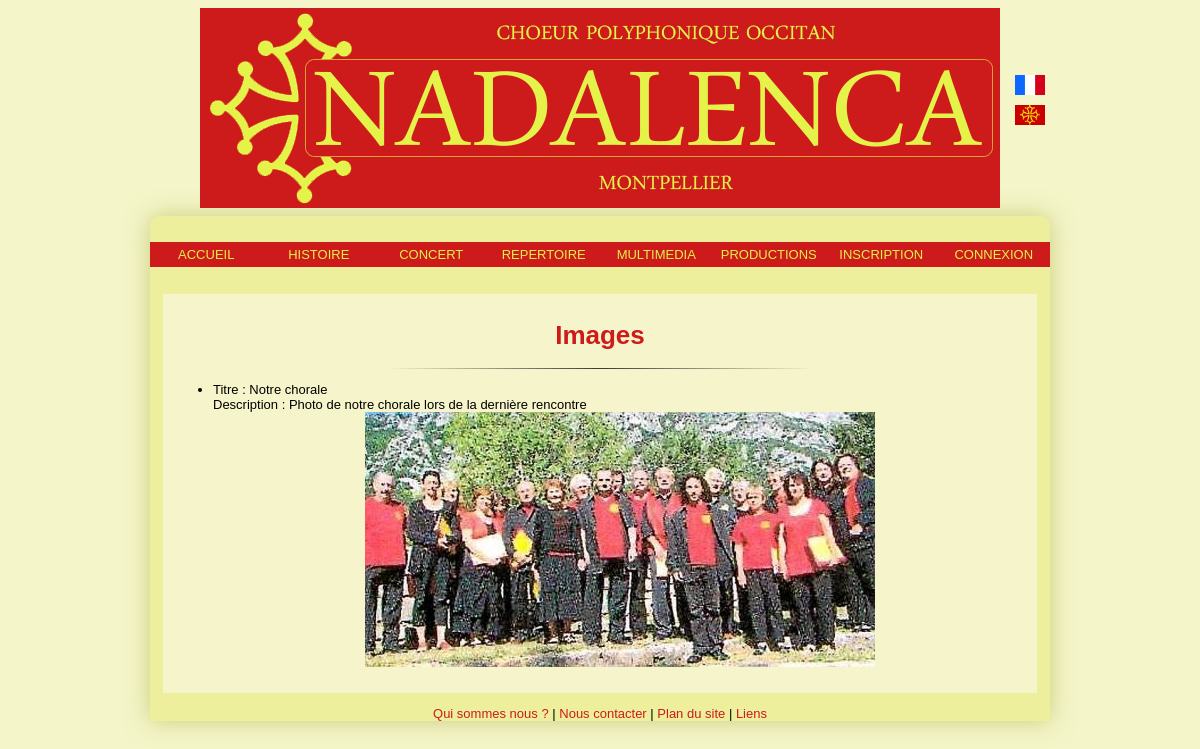
Screenshot of /Controleur/controlImage.php with the database file from the repository.
### tables this page shows
CREATE TABLE IF NOT EXISTS `image` (
  `idI` int(11) NOT NULL AUTO_INCREMENT,
  `titreI` varchar(50) NOT NULL,
  `nomI` varchar(255) NOT NULL,
  `descriptionI` varchar(255) NOT NULL,
  PRIMARY KEY (`idI`)
);

### Vue/viewImage.php (the view, shortened to what this page needs)
<h1>Images</h1>
<hr />
		<ul>
	<?php
	while ($tuple = mysql_fetch_array($res))
	{
		echo "<li>Titre : " . $tuple['titreI'] . "<br /> Description : " . $tuple['descriptionI'] . "<br />" . "</li>";
		$img = $tuple['nomI'];
		echo"<img src=\"../Images/" . $img . "\"/>";
	}
	?>
	</ul>

### style.css (style rules this page uses)
html { text-align: justify; font-family: sans-serif; font-size: small; background-color: #f4f5c8; }
img { display: block; margin: 0; margin-right: auto; margin-left: auto; }
h1 { text-align: center; margin-top: 2em; padding-top: 1em; color: #cd1b1b; }
hr { width: 50%; border: 0; height: 1px; background-image: -webkit-linear-gradient(left, rgba(0,0,0,0), rgba(0,0,0,0.75), rgba(0,0,0,0)); background-image: -moz-linear-gradient(left, rgba(0,0,0,0), rgba(0,0,0,0.75), rgba(0,0,0,0)); background-image: -ms-linear-gradient(left, rgba(0,0,0,0), rgba(0,0,0,0.75), rgba(0,0,0,0)); background-image: -o-linear-gradient(left, rgba(0,0,0,0), rgba(0,0,0,0.75), rgba(0,0,0,0)); }

### rows the page displays
image: titreI "Notre chorale", descriptionI "Photo de notre chorale lors de la dernière rencontre", nomI (picture)
